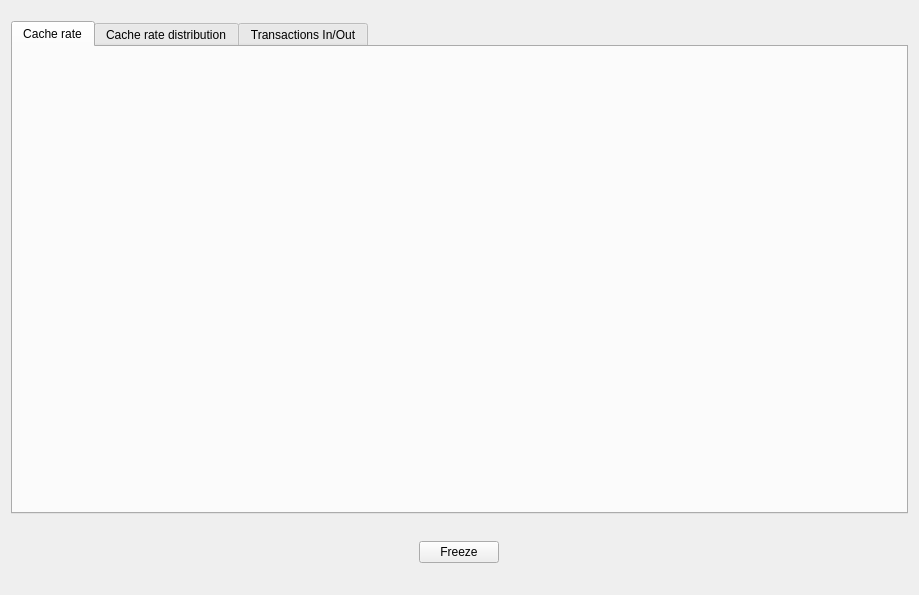
<?xml version="1.0" encoding="UTF-8"?>
<ui version="4.0">
 <class>mpistatClass</class>
 <widget class="QMainWindow" name="mpistatClass">
  <property name="geometry">
   <rect>
    <x>0</x>
    <y>0</y>
    <width>919</width>
    <height>595</height>
   </rect>
  </property>
  <property name="minimumSize">
   <size>
    <width>100</width>
    <height>160</height>
   </size>
  </property>
  <property name="windowTitle">
   <string>mpistat</string>
  </property>
  <widget class="QWidget" name="centralWidget">
   <layout class="QVBoxLayout" name="verticalLayout_2">
    <item>
     <layout class="QVBoxLayout" name="verticalLayout">
      <item>
       <spacer name="verticalSpacer_2">
        <property name="orientation">
         <enum>Qt::Vertical</enum>
        </property>
        <property name="sizeType">
         <enum>QSizePolicy::Fixed</enum>
        </property>
        <property name="sizeHint" stdset="0">
         <size>
          <width>20</width>
          <height>10</height>
         </size>
        </property>
       </spacer>
      </item>
      <item>
       <widget class="QTabWidget" name="tabWidget">
        <property name="currentIndex">
         <number>0</number>
        </property>
        <property name="movable">
         <bool>true</bool>
        </property>
        <widget class="QWidget" name="tab5">
         <attribute name="title">
          <string>Cache rate</string>
         </attribute>
         <layout class="QVBoxLayout" name="verticalLayout_7">
          <item>
           <layout class="QVBoxLayout" name="tab5layout"/>
          </item>
         </layout>
        </widget>
        <widget class="QWidget" name="tab1">
         <attribute name="title">
          <string>Cache rate distribution</string>
         </attribute>
         <layout class="QVBoxLayout" name="verticalLayout_4">
          <item>
           <layout class="QVBoxLayout" name="tab1layout"/>
          </item>
         </layout>
        </widget>
        <widget class="QWidget" name="tab2">
         <attribute name="title">
          <string>Transactions In/Out</string>
         </attribute>
         <layout class="QVBoxLayout" name="verticalLayout_6">
          <item>
           <layout class="QVBoxLayout" name="tab2layout"/>
          </item>
         </layout>
        </widget>
       </widget>
      </item>
      <item>
       <spacer name="verticalSpacer_3">
        <property name="orientation">
         <enum>Qt::Vertical</enum>
        </property>
        <property name="sizeType">
         <enum>QSizePolicy::Fixed</enum>
        </property>
        <property name="sizeHint" stdset="0">
         <size>
          <width>20</width>
          <height>10</height>
         </size>
        </property>
       </spacer>
      </item>
      <item>
       <widget class="QWidget" name="widget" native="true">
        <property name="minimumSize">
         <size>
          <width>0</width>
          <height>0</height>
         </size>
        </property>
        <layout class="QHBoxLayout" name="horizontalLayout_2">
         <item>
          <layout class="QHBoxLayout" name="horizontalLayout">
           <item>
            <widget class="QPushButton" name="pushButton">
             <property name="enabled">
              <bool>true</bool>
             </property>
             <property name="maximumSize">
              <size>
               <width>80</width>
               <height>16777215</height>
              </size>
             </property>
             <property name="text">
              <string>Freeze</string>
             </property>
             <property name="checkable">
              <bool>false</bool>
             </property>
            </widget>
           </item>
          </layout>
         </item>
        </layout>
       </widget>
      </item>
      <item>
       <spacer name="verticalSpacer">
        <property name="orientation">
         <enum>Qt::Vertical</enum>
        </property>
        <property name="sizeType">
         <enum>QSizePolicy::Fixed</enum>
        </property>
        <property name="sizeHint" stdset="0">
         <size>
          <width>20</width>
          <height>10</height>
         </size>
        </property>
       </spacer>
      </item>
     </layout>
    </item>
   </layout>
  </widget>
 </widget>
 <layoutdefault spacing="6" margin="11"/>
 <resources/>
 <connections/>
</ui>
